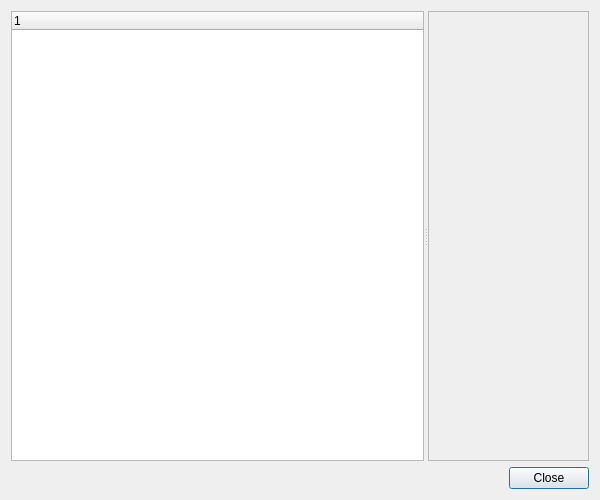
<?xml version="1.0" encoding="UTF-8"?>
<ui version="4.0">
 <class>FriendsMgmtDialog</class>
 <widget class="QDialog" name="FriendsMgmtDialog">
  <property name="geometry">
   <rect>
    <x>0</x>
    <y>0</y>
    <width>600</width>
    <height>500</height>
   </rect>
  </property>
  <property name="windowTitle">
   <string>Friends Management</string>
  </property>
  <property name="modal">
   <bool>true</bool>
  </property>
  <layout class="QVBoxLayout" name="verticalLayout">
   <item>
    <widget class="QSplitter" name="splitter">
     <property name="orientation">
      <enum>Qt::Horizontal</enum>
     </property>
     <widget class="QTreeWidget" name="accountsTreeWidget">
      <column>
       <property name="text">
        <string notr="true">1</string>
       </property>
      </column>
     </widget>
     <widget class="QFrame" name="pagesWidget">
      <property name="frameShape">
       <enum>QFrame::StyledPanel</enum>
      </property>
      <property name="frameShadow">
       <enum>QFrame::Raised</enum>
      </property>
     </widget>
    </widget>
   </item>
   <item>
    <widget class="QDialogButtonBox" name="closeButtonBox">
     <property name="standardButtons">
      <set>QDialogButtonBox::Close</set>
     </property>
    </widget>
   </item>
  </layout>
 </widget>
 <resources/>
 <connections>
  <connection>
   <sender>closeButtonBox</sender>
   <signal>rejected()</signal>
   <receiver>FriendsMgmtDialog</receiver>
   <slot>close()</slot>
   <hints>
    <hint type="sourcelabel">
     <x>194</x>
     <y>474</y>
    </hint>
    <hint type="destinationlabel">
     <x>194</x>
     <y>249</y>
    </hint>
   </hints>
  </connection>
 </connections>
</ui>
